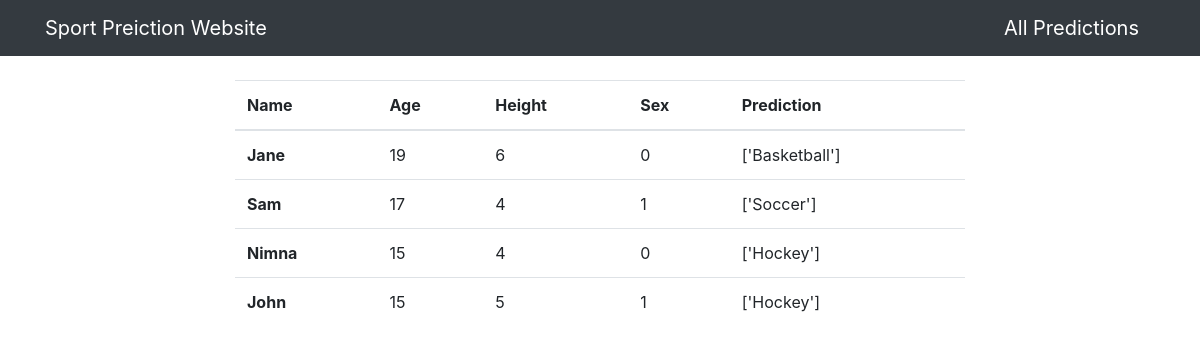
The page /predictions/ on the database its author committed.
### dashboard/models.py (models this page shows, shortened)
class Data(models.Model):
    name = models.CharField(max_length=100, null=True)
    age = models.PositiveIntegerField(validators = [MinValueValidator(13), MaxValueValidator(19)],null=True)
    height = models.PositiveIntegerField(null=True)
    sex = models.PositiveIntegerField(choices=GENDER, null=True)
    predictions = models.CharField(max_length=100, blank=True)
    date = models.DateTimeField(auto_now_add=True)
    class Meta:
        ordering = ['-date']

### dashboard/views.py (the view)
# urls.py: path('predictions/', views.predictions, name='dashboard-predictions'),
def predictions(request):
    predicted_sports = Data.objects.all()
    context = {
        'predicted_sports':predicted_sports
    }
    return render(request, 'dashboard/predictions.html', context)

### templates/dashboard/predictions.html (shortened to what this page needs)
{% extends 'partials/base.html' %}
{% block content %}
    <div class="container">
        <div class="row mt-4">
            <div class="col-md-8 offset-md-2">
                <table class="table">
                    <thead>
                      <tr>
                        <th scope="col">Name</th>
                        <th scope="col">Age</th>
                        <th scope="col">Height</th>
                        <th scope="col">Sex</th>
                        <th scope="col">Prediction</th>
                      </tr>
                    </thead>
                    <tbody>
                      {% for data in predicted_sports  %}
                      <tr>
                        <th scope="row">{{ data.name }}</th>
                        <td>{{ data.age }}</td>
                        <td>{{ data.height }}</td>
                        <td>{{ data.sex }}</td>
                        <td>{{ data.predictions }}</td>
                      </tr>
                      {% endfor %}
                    </tbody>
                  </table>
            </div>
        </div>
    </div>
{% endblock content %}

### templates/partials/base.html (shortened to what this page needs)
<!doctype html>
<html lang="en">
  <head>
    <link rel="stylesheet" href="https://cdn.jsdelivr.net/npm/bootstrap@4.6.1/dist/css/bootstrap.min.css">
  </head>
  <body>
    {% include 'partials/nav.html' %}
    {% block content %}
    {% endblock content %}
  </body>
</html>

### templates/partials/nav.html
<nav class="navbar navbar-dark bg-dark">
    <div class="container">
        <a class="navbar-brand" href="{% url 'dashboard-index' %}">Sport Preiction Website</a>
        <a class="navbar-brand ml-auto" href="{% url 'dashboard-predictions' %}">All Predictions</a>
    </div>
</nav>

### rows shown on the page
Data: name "Jane", age "19", height "6", sex "0", predictions "['Basketball']"
Data: name "Sam", age "17", height "4", sex "1", predictions "['Soccer']"
Data: name "Nimna", age "15", height "4", sex "0", predictions "['Hockey']"
Data: name "John", age "15", height "5", sex "1", predictions "['Hockey']"
